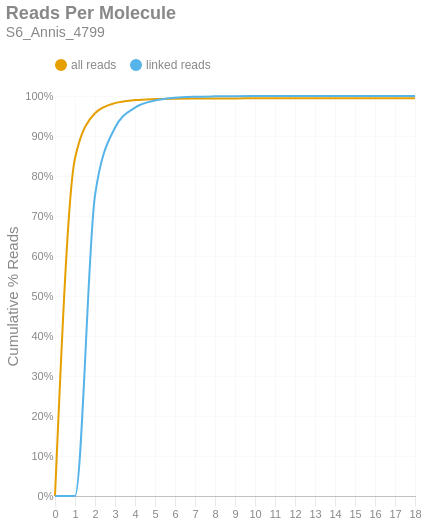

Notebook code cell kept with this figure:
### Markdown cell above
### Reads per Molecule
This chart shows the cumulative distribution of the number of reads per linked molecule. That is, how many alignments are associated with a unique molecule. This excludes the number of reads associated with invalid or absent linked-read barcodes. The `linked` histogram is the percentages recalculated when disregarding singletons.

### Code cell
if SKIPLR:
    print_html(f"Skipped")
else:
    counts = np.bincount(valids['reads'].cast(pl.Int64).to_numpy())
    weighted = counts * np.arange(len(counts))
    all_perc = weighted / n_reads
    linked_perc = weighted / n_linked_reads
    linked_perc[1] = 0
    binned_df = pl.DataFrame({
        'readsper': list(range(len(counts))),
        'all reads (cumsum)': np.cumsum(all_perc).tolist(),
        'linked reads (cumsum)': np.cumsum(linked_perc).tolist(),
    })

    with SafeRender(binned_df):
        (
            density_plot(binned_df, 'Reads Per Molecule', samplename, 'readspmol')
            .encode(
                x=alt.X('readsper:O', title=None).axis(labelAngle=0).scale(padding=0),
                y=alt.Y('value:Q', title='Cumulative % Reads').axis(format='%').stack(False),
                color=alt.Color("key:N").scale(domain=["all reads", "linked reads"]),
                tooltip=[
                    alt.Tooltip("key:N", title="Data Type"),
                    alt.Tooltip("readsper:O", title="Reads Per Molecule"),
                    alt.Tooltip("value:Q", format=".2%", title="% Reads (Cum.)")
                ]            
            )
        ).display()

### Figure 1 — Vega-Lite specification as saved in the notebook (floating-point values rounded to 4 significant figures)
{"width": "container", "height": 400, "config": {"title": {"anchor": "start", "dy": -15, "fontSize": 18, "color": "#888888", "subtitleColor": "#888888", "subtitleFontSize": 14}, "arc": {"fill": "#0072B2"}, "axis": {"domainColor": "#888888", "domainWidth": 0.5, "gridWidth": 0.2, "grid": false, "titleFontWeight": 400, "titleFontSize": 15, "labelFontSize": 11, "labelColor": "#888888", "tickColor": "#888888", "tickWidth": 0.2, "titleColor": "#888888"}, "axisBand": {"grid": false}, "axisX": {"grid": true, "tickSize": 10, "domainCap": "round"}, "axisY": {"domain": false, "grid": true, "tickSize": 0, "domainCap": "round"}, "background": "transparent", "header": {"labelFontSize": 15, "labelColor": "#888888", "titleFontSize": 15, "titleFontWeight": 600, "titleColor": "#888888"}, "legend": {"labelFont": "sans-serif", "labelFontSize": 12, "labelColor": "#888888", "symbolSize": 100, "symbolType": "circle", "titleFontSize": 12, "titlePadding": 10, "titleColor": "#888888", "title": null, "orient": "top"}, "range": {"category": ["#E69F00", "#56B4E9", "#009E73", "#F0E442", "#0072B2", "#D55E00", "#CC79A7", "#000000"], "diverging": ["#cfe8f3", "#a2d4ec", "#73bfe2", "#46abdb", "#1696d2", "#12719e"]}, "area": {"fill": "#0072B2", "fillOpacity": 0.7, "line": true, "strokeOpacity": 0.7}, "line": {"color": "#0072B2", "stroke": "#0072B2", "strokeWidth": 2}, "trail": {"color": "#0072B2", "stroke": "#0072B2", "strokeWidth": 0, "size": 1}, "point": {"filled": true, "fillOpacity": 1.0, "size": 95}, "text": {"color": "#888888", "fontSize": 11, "align": "right", "fontWeight": 400, "size": 11}, "bar": {"fill": "#0072B2", "stroke": null}, "view": {"stroke": null, "continuousWidth": 660, "continuousHeight": 400}}, "data": {"name": "data-7bf6f5681def2f283ca268149a8a3519"}, "mark": {"type": "line", "interpolate": "monotone", "point": {"opacity": 0, "size": 275}}, "encoding": {"color": {"field": "key", "scale": {"domain": ["all reads", "linked reads"]}, "type": "nominal"}, "tooltip": [{"field": "key", "title": "Data Type", "type": "nominal"}, {"field": "readsper", "title": "Reads Per Molecule", "type": "ordinal"}, {"field": "value", "format": ".2%", "title": "% Reads (Cum.)", "type": "quantitative"}], "x": {"axis": {"labelAngle": 0}, "field": "readsper", "scale": {"padding": 0}, "title": null, "type": "ordinal"}, "y": {"axis": {"format": "%"}, "field": "value", "stack": false, "title": "Cumulative % Reads", "type": "quantitative"}}, "params": [{"name": "param_c36ac31b6afebe62", "select": {"type": "point", "fields": ["key"]}, "bind": "legend"}], "title": {"text": "Reads Per Molecule", "subtitle": "S6_Annis_4799"}, "transform": [{"fold": ["all reads (cumsum)", "linked reads (cumsum)"]}, {"calculate": "replace(datum.key, ' (cumsum)', '')", "as": "key"}, {"filter": {"param": "param_c36ac31b6afebe62"}}], "usermeta": {"embedOptions": {"downloadFileName": "S6_Annis_4799.readspmol"}}, "$schema": "https://vega.github.io/schema/vega-lite/v6.1.0.json", "datasets": {"data-7bf6f5681def2f283ca268149a8a3519": [{"readsper": 0, "all reads (cumsum)": 0.0, "linked reads (cumsum)": 0.0}, {"readsper": 1, "all reads (cumsum)": 0.8444, "linked reads (cumsum)": 0.0}, {"readsper": 2, "all reads (cumsum)": 0.9569, "linked reads (cumsum)": 0.7517}, {"readsper": 3, "all reads (cumsum)": 0.9822, "linked reads (cumsum)": 0.9205}, {"readsper": 4, "all reads (cumsum)": 0.9898, "linked reads (cumsum)": 0.9708}, {"readsper": 5, "all reads (cumsum)": 0.9924, "linked reads (cumsum)": 0.9886}, {"readsper": 6, "all reads (cumsum)": 0.9934, "linked reads (cumsum)": 0.9954}, {"readsper": 7, "all reads (cumsum)": 0.9938, "linked reads (cumsum)": 0.9981}, {"readsper": 8, "all reads (cumsum)": 0.994, "linked reads (cumsum)": 0.9991}, {"readsper": 9, "all reads (cumsum)": 0.9941, "linked reads (cumsum)": 0.9996}, {"readsper": 10, "all reads (cumsum)": 0.9941, "linked reads (cumsum)": 0.9998}, {"readsper": 11, "all reads (cumsum)": 0.9941, "linked reads (cumsum)": 0.9999}, {"readsper": 12, "all reads (cumsum)": 0.9941, "linked reads (cumsum)": 0.9999}, {"readsper": 13, "all reads (cumsum)": 0.9941, "linked reads (cumsum)": 1.0}, {"readsper": 14, "all reads (cumsum)": 0.9941, "linked reads (cumsum)": 1.0}, {"readsper": 15, "all reads (cumsum)": 0.9941, "linked reads (cumsum)": 1.0}, {"readsper": 16, "all reads (cumsum)": 0.9941, "linked reads (cumsum)": 1.0}, {"readsper": 17, "all reads (cumsum)": 0.9941, "linked reads (cumsum)": 1.0}, {"readsper": 18, "all reads (cumsum)": 0.9941, "linked reads (cumsum)": 1.0}]}}
